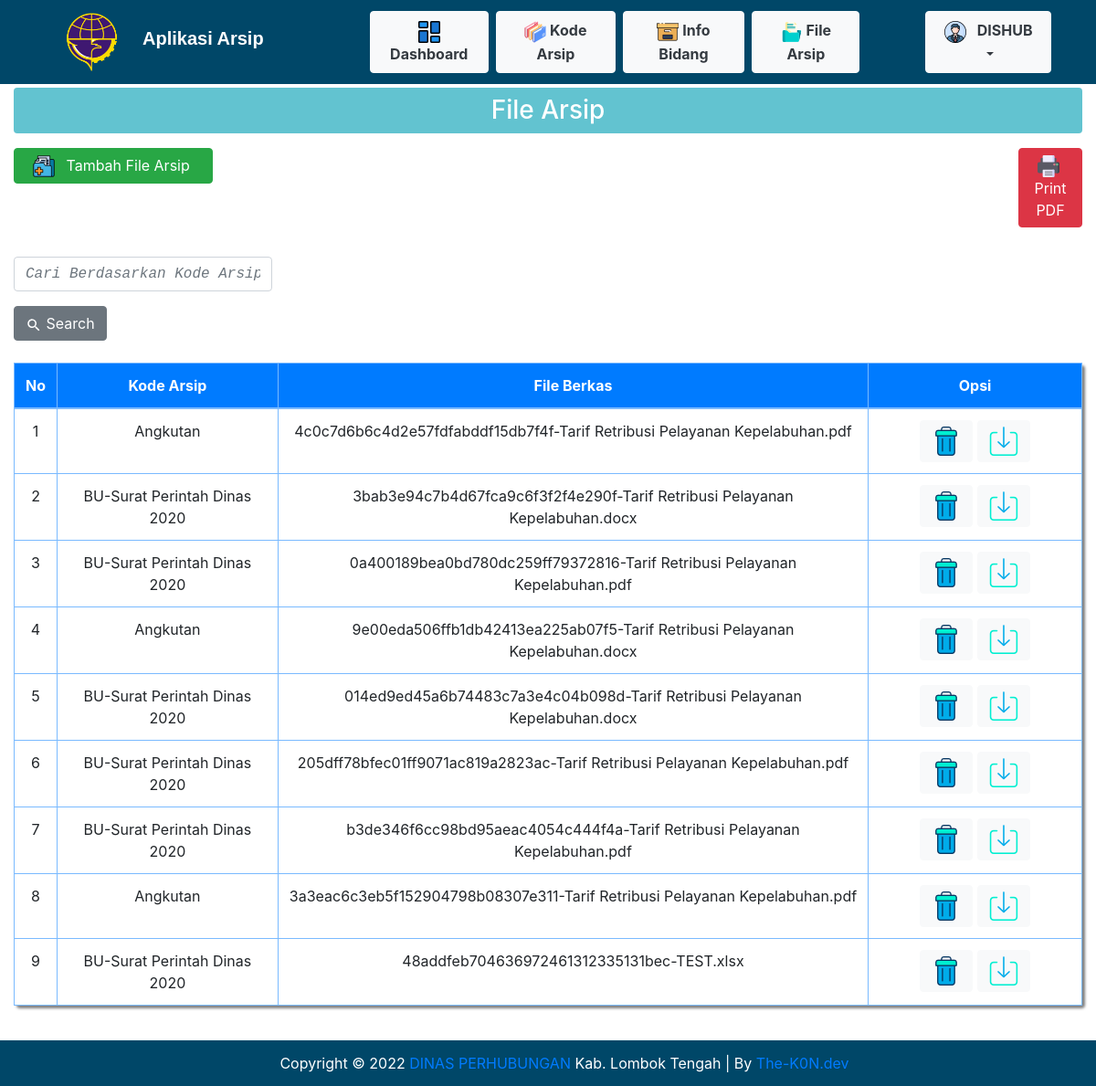
/berkas.php (signed in), run on the app's committed database.
### tables this page shows
CREATE TABLE `berkas` (
  `id_berkas` int(11) NOT NULL,
  `kode_berkas` varchar(255) NOT NULL,
  `file_berkas` text NOT NULL
);

### berkas.php (the view, shortened to what this page needs)
<!DOCTYPE html>
<html lang="en">
<head>
    <link rel="stylesheet" href="vendor/bootstrap.min.css">
    <link rel="stylesheet" href="vendor/style.css">
</head>
<body>
    <?php include 'include/navbar.php'; ?>
    <section>
        <div class="container-fluid">
            <div class="row h3">
                <div class="col">
                    <h3 class="bg-supergraphicss p-2 text-white text-center rounded">File Arsip</h3>
                </div>
            </div>
            <div class="row content-center menu">
                <div class="col-md-11 mb-2">
                    <a class="btn btn-success text-center" href="berkas_insert.php">&ensp;<img src="icon/add_berkas.png">&ensp; Tambah File Arsip &ensp;</a>
                </div>
                <div class="col-md-1 mb-2">
                    <button class="btn btn-danger text-center" onclick="window.print()"><img src="icon/print.png">&nbsp; Print PDF</button>
                </div>
            </div>
            <div class="row content-center menu">
                <div class="col-md-10 mb-2">
                    <form action="<?php echo $_SERVER["PHP_SELF"]; ?>" method="post" style="width: 30%;">
                        <div class="form-group mr-sm-2">
                            <?php
                            $kata_kunci = "";
                            ?>
                            <input type="text" name="kata_kunci" value="<?php echo $kata_kunci; ?>" class="form-control" style="font-style: italic; font-family: monospace;" placeholder="Cari Berdasarkan Kode Arsip ... " />
                        </div>
                        <div class="form-group">
                            <button type="submit" class="btn btn-secondary" value="Search"><img src="Icon/search.png"> Search </button>
                        </div>
                    </form>
                </div>
            </div>
            <div class="row">
                <div class="col">
                    <table class="rounded table bg-white table-bordered table-hover table-primary shadow-box text-center">
                        <thead>
                            <tr class="bg-primary text-white text-center">
                                <th>No</th>
                                <th>Kode Arsip</th>
                                <th>File Berkas</th>
                                <th class="aksi" scope="col" width="20%">Opsi</th>
                            </tr>
                        </thead>
                        <tbody>
                            <?php
                            include 'koneksi.php';
                            if (isset($_POST['kata_kunci'])) {
                                $kata_kunci = trim($_POST['kata_kunci']);
                                $sql = "SELECT * FROM berkas WHERE kode_berkas like '%" . $kata_kunci . "%'  ORDER BY id_berkas ASC";
                            } else {
                                $sql = "SELECT * FROM berkas ORDER BY id_berkas ASC";
                            }
                            $hasil = mysqli_query($koneksi, $sql);
                            $no = 1;
                            while ($data = mysqli_fetch_array($hasil)) {
                            ?>
                                <tr>
                                    <td><?php echo $no++; ?></td>
                                    <td><?php echo $data['kode_berkas']; ?></td>
                                    <td><?php echo $data['file_berkas']; ?></td>
                                    <td class="aksi">
                                        <?php if ($_SESSION['akses'] == 'administrator') : ?>
                                            <a href="berkas_delete.php?id=<?php echo $data['id_berkas'] ?>" onclick="return confirm('Apakah Anda Ingin Menghapus File Berkas ?');" class="btn btn-light"><img src="Icon/trash.png"></a>
                                        <?php endif ?>
                                        <a href="berkas_download.php?filename=<?= $data['file_berkas'] ?>" onclick="return confirm('Apakah Anda Ingin Mendownload File Berkas ?');" class="btn btn-light"><img src="Icon/down_file.png"></a>
                                    </td>
                                </tr>
                            <?php } ?>
                        </tbody>
                    </table>
                </div>
            </div>
        </div>
    </section>
    <br><br><br>
    <div class="footer fixed-bottom">
        <center>
            Copyright &copy; <?= date('Y'); ?> <a href="https://lomboktengahkab.go.id/halaman/dinas-perhubungan">DINAS PERHUBUNGAN </a>Kab. Lombok Tengah | By <a href='https://the-k0n.github.io/' title='The-K0N.dev' target='_blank'>The-K0N.dev</a>
        </center>
    </div>
</body>
</html>

### include/navbar.php (shortened to what this page needs)
<nav class="navbar navbar-expand-lg navbar-dark bg-navbar fixed-top">
  <div class="container">
    <img src="img/Logo_DISHUB.png" width="10%">
    <a class="navbar-brand mb-2" href="index.php" style="font-family: Arial; font-weight: bolder;">Aplikasi Arsip</a>
    <div class="collapse navbar-collapse" id="navbarSupportedContent">
      <ul class="navbar-nav mr-auto">
        <li class="nav-item">
          <a class="nav-link btn btn-light text-dark m-1" style="font-weight: bolder;" href="index.php"><img src="icon/dashboard.png"> Dashboard</a>
        </li>
        <li class="nav-item">
          <a class="nav-link btn btn-light text-dark m-1" style="font-weight: bolder;" href="kode_arsip.php"><img src="icon/kode_arsip.png"> Kode Arsip</a>
        </li>
        <li class="nav-item">
          <a class="nav-link btn btn-light text-dark m-1" style="font-weight: bolder;" href="bidang.php"><img src="icon/info_bidang.png"> Info Bidang</a>
        </li>
        <li class="nav-item">
          <a class="nav-link btn btn-light text-dark m-1" style="font-weight: bolder;" href="berkas.php"><img src="icon/archive.png"> File Arsip</a>
        </li>
        <li class="nav-item">
          <div class="dropdown text-center">
            <button class="btn btn-light text-dark m-1 dropdown-toggle ml-1 pt-2 pb-2" style="font-weight: bolder;" type="button" id="dropdownMenuButton" data-toggle="dropdown" aria-haspopup="true" aria-expanded="false">
              <img src="icon/profile.png">&ensp; <?= ucfirst($_SESSION["nama"]); ?>
            </button>
          </div>
        </li>
      </ul>
    </div>
  </div>
</nav>
<div class="container">
  <div class="row">
  </div>
</div>

### data on the page
berkas: kode_berkas "Angkutan", file_berkas "4c0c7d6b6c4d2e57fdfabddf15db7f4f-Tarif Retribusi Pelayanan Kepelabuhan.pdf"
berkas: kode_berkas "BU-Surat Perintah Dinas 2020", file_berkas "3bab3e94c7b4d67fca9c6f3f2f4e290f-Tarif Retribusi Pelayanan Kepelabuhan.docx"
berkas: kode_berkas "BU-Surat Perintah Dinas 2020", file_berkas "0a400189bea0bd780dc259ff79372816-Tarif Retribusi Pelayanan Kepelabuhan.pdf"
berkas: kode_berkas "Angkutan", file_berkas "9e00eda506ffb1db42413ea225ab07f5-Tarif Retribusi Pelayanan Kepelabuhan.docx"
berkas: kode_berkas "BU-Surat Perintah Dinas 2020", file_berkas "014ed9ed45a6b74483c7a3e4c04b098d-Tarif Retribusi Pelayanan Kepelabuhan.docx"
berkas: kode_berkas "BU-Surat Perintah Dinas 2020", file_berkas "205dff78bfec01ff9071ac819a2823ac-Tarif Retribusi Pelayanan Kepelabuhan.pdf"
berkas: kode_berkas "BU-Surat Perintah Dinas 2020", file_berkas "b3de346f6cc98bd95aeac4054c444f4a-Tarif Retribusi Pelayanan Kepelabuhan.pdf"
berkas: kode_berkas "Angkutan", file_berkas "3a3eac6c3eb5f152904798b08307e311-Tarif Retribusi Pelayanan Kepelabuhan.pdf"
berkas: kode_berkas "BU-Surat Perintah Dinas 2020", file_berkas "48addfeb704636972461312335131bec-TEST.xlsx"

### other printed values
$_SESSION["nama"] "DISHUB"
